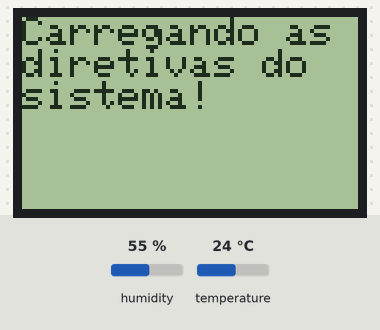
A sketch run on a simulated ESP8266 (NodeMCU). Parts: 84×48 one-colour display. The test bench sets the inputs (shaded band); at power-on: humidity 55 %, temperature 24 °C. WiFi joins after 1.5 s; servers stay silent unless stated; what the sketch prints to the serial monitor is not drawn.

Above: at 0.1 s.
At 8.6 s:
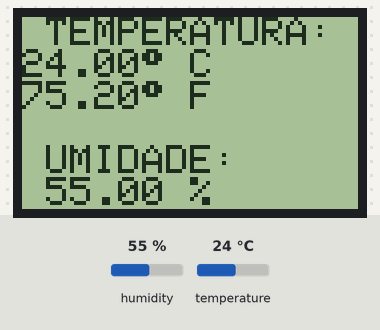
At 24.41 s:
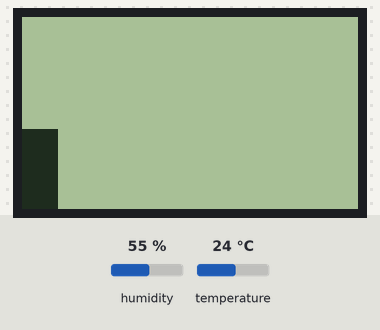
At 28.24 s:
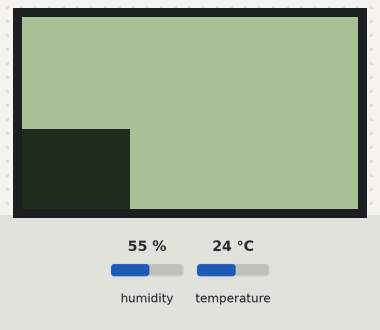
At 32.28 s:
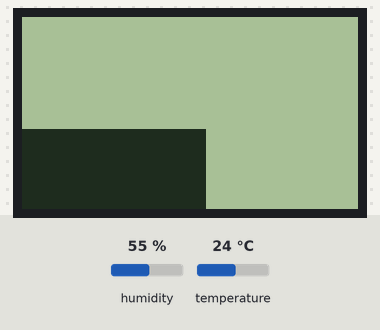
At 40.3 s:
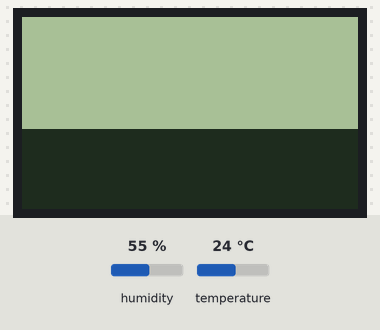

The sketch:

rom006_ESP8266_dht11_LCD5110_MultiWiFi_signalWiFi_ver1.5.ino
```cpp
// (licence header left out)
/*
   A biblioteca Adafruit_GFX deve antecede a biblioteca Adafruit_PCD8544 sob pena de erro na compilação do programa.
   Inspirado no modelo disponível em https://github.com/michielvanhoorn/thingspeak-nodemcu-with-nokia-5110-LCD/blob/master/thingspeak.ino
*/
#include <SPI.h>
#include <Adafruit_GFX.h>
#include <Adafruit_PCD8544.h>


//Cria uma instancia da classe Adafruit_PCD8544 para enviar dados ao LCD
Adafruit_PCD8544 display = Adafruit_PCD8544(D8, D7, D6, D5, D2);
/*                                       (CLK, DIN, DC, CE, RST)
*/
/*
   Não é reomendado a alteração do tipo de variaveis acima sob pena de erro compilando para a placa NodeMCU em função da biblioteca adafruit_PCD8544,
   então siga  o esquema de ligação abaixo para o LCD Nokia 5110 (cor vermelha) no ESP8266:

   PINAGEM       LCD         ESP-12E
   Pino 1 -----> RST ----->   D2 (GPIO4) - Saída do ESP para redefinir a exibição
   Pino 2 -----> CE  ----->   D5 (GPIO11) - Saída do ESP para selecionar chip / ativar exibição
   Pino 3 -----> DC  ----->   D6 (GPIO12) (MISO) - Saída dos dados de exibição / comando para ESP
   Pino 4 -----> DIN ----->   D7 (GPIO13) (MOSI) - DIN do ESP SPI MOSI para exibir entrada de dados
   Pino 5 -----> CLK ----->   D8(GPIO14) - saídas CLK do relógio ESP SPI
   Pino 6 -----> VCC ----->   3.3V - Alimentação do LCD para ligar o LCD
   Pino 7 -----> LIGHT ----->  GND
   Pino 8 -----> GND  ----->  GND
*/
static const unsigned char PROGMEM Logo[] =
{ B00000000, B00000000, B00000000, B00000000, B00000000, B00000000,
  B00000000, B00000000, B00000000, B11111000, B00000000, B00000000,
  B00000000, B00000000, B00000000, B11111111, B00000000, B00000000,
  B00000000, B00000011, B00000000, B11111111, B11000000, B00000000,
  B00000000, B00001110, B00000000, B00111111, B11110000, B00000000,
  B00000000, B00111110, B00000000, B10000000, B01111100, B00000000,
  B00000000, B01111100, B00000000, B11000000, B00111110, B00000000,
  B00000000, B11111100, B00000000, B00000000, B00001111, B00000000,
  B00000000, B11111000, B11111111, B00111111, B10000111, B10000000,
  B00000011, B11111000, B11111111, B11111111, B11000011, B11000000,
  B00000111, B11110001, B11111111, B11111111, B11100000, B11100000,
  B00000111, B11100001, B11111111, B11100011, B11111000, B01100000,
  B00000000, B00000011, B11100000, B00001001, B11111100, B00000000,
  B00000000, B00000111, B11100000, B00011001, B11111110, B00000000,
  B00000000, B00000111, B11000000, B00000001, B11111111, B10000000,
  B00011111, B11111111, B11000111, B11100011, B11111111, B11111000,
  B00111111, B11111111, B10001111, B11111111, B11111111, B11111100,
  B00111111, B11111111, B00011111, B11111111, B11111111, B11111100,
  B00111111, B11111111, B00011111, B11111111, B11111111, B11111100,
  B00111111, B11111110, B00111111, B00111111, B11111111, B11111110,
  B01111111, B11111110, B00111110, B00000000, B01111111, B11111100,
  B01111111, B11111100, B01111100, B11000000, B00000000, B00000000,
  B00000000, B11111100, B01111110, B10000000, B00000000, B00000000,
  B00000000, B11111111, B11111110, B00111111, B11111111, B11111110,
  B00000000, B00000001, B11111111, B11111111, B11111111, B11111110,
  B01111111, B11111111, B11111111, B11111111, B11111111, B11111110,
  B01111111, B11111111, B11111111, B11111111, B11111111, B11111110,
  B01111111, B11111111, B11000111, B11111111, B11111111, B11111110,
  B00111111, B11111111, B10000011, B11111110, B00000000, B00000000,
  B00111111, B11111111, B10110011, B11111000, B00000000, B00000000,
  B00111111, B11111111, B10000001, B11100000, B00000000, B00000000,
  B00111111, B11111111, B11000000, B10000001, B11111111, B11111100,
  B00000000, B00011111, B11111000, B00000111, B11111111, B11111000,
  B00000000, B00000111, B11111110, B00011111, B11111111, B11111000,
  B00000000, B00000001, B11111111, B01111111, B11111111, B11110000,
  B00001111, B11100000, B11111111, B11111111, B11111111, B11110000,
  B00000111, B11111000, B00001111, B11111111, B11000000, B00000000,
  B00000011, B11111100, B00100111, B11111111, B00000000, B00000000,
  B00000011, B11111111, B00110111, B11111100, B00000000, B00000000,
  B00000001, B11111111, B10000111, B11011000, B00111111, B10000000,
  B00000000, B11111111, B11001111, B10000000, B11111111, B00000000,
  B00000000, B01111111, B11111111, B10110001, B11111110, B00000000,
  B00000000, B00011111, B11111111, B10110111, B11111100, B00000000,
  B00000000, B00001111, B11111111, B10000111, B11110000, B00000000,
  B00000000, B00000011, B11111111, B11111111, B11000000, B00000000,
  B00000000, B00000000, B11111111, B11111111, B00000000, B00000000,
  B00000000, B00000000, B00001111, B11110000, B00000000, B00000000,
  B00000000, B00000000, B00000000, B00000000, B00000000, B00000000
};


// biblioteca com funções para o WiFi do ESP6288
#include <ESP8266WiFi.h>
#include <ESP8266WiFiMulti.h>

//Cria uma instancia da classe ESP8266WiFiMulti para conectar as redes WiFi
ESP8266WiFiMulti wifiMulti;

// biblioteca com funções para o sensor DHT11
#include <DHT.h>
// Pinagem do sensor DHT11 no ESP8266
#define DHTPIN D3

// Indicação do modelo de sensor, no caso DHT 11
#define DHTTYPE DHT11

//Cria uma instancia da classe WifiUDP para enviar e receber dados
DHT dht(DHTPIN, DHTTYPE);
// incluir o pino aqui e tipo de sensor

unsigned long tempo;
long rssi;
int8_t graph[83];
uint8_t i, col, pos = 0;
bool scroll = false;

void setup()
{
  Serial.begin(115200);
  Serial.println("O monitor serial foi inicializado!");
  Serial.println("\r\n");

  // Inicialização do Monitor LCD
  display.begin();
  display.setContrast(60);  // Adjust for your display
  display.clearDisplay();
  display.setTextSize(1);
  display.setTextColor(BLACK);
  display.setCursor(0, 0);
  display.println("Carregando as diretivas do  sistema!");
  display.display();
  delay(3000);
  display.clearDisplay();

  // Inicialização da placa WiFi
  //Inicia a comunicacao com os hothospts configurados
  startWiFi();

  dht.begin();

}

void loop()
{
  display.clearDisplay();

  /*Mostra o titulo na parte superior do display
    display.print("NTP Clock ESP8266");
    String horario = ("HORA ATUAL: ");
    horario += String(getHours(actualTime));
    horario += " : ";
    horario += String(getMinutes(actualTime));
    horario += " : ";
    horario += String(getSeconds(actualTime));
    display.println (horario);
    delay(3000);
    display.display();
    display.clearDisplay();
  */
  for (int i = 0; i < 1; i++)
  {
    /*
      Teste de funcionalidade do DHT11
      if (isnan(umidade&) || isnan(celsius&) || isnan(fahrenheit))
      {
      display.clearDisplay();
      display.println(F("Failed to read from DHT sensor!"));
      // Serial.println(F("Failed to read from DHT sensor!"));
      return;
      display.display();
      delay(5000);
      }
    */
    display.setTextColor(BLACK);
    display.setTextSize(1);
    display.setCursor(0, 0);
    //Exibição dos dados colhidos pelo DHT11
    String celsius = " TEMPERATURA: " ;
    celsius += String (dht.readTemperature());
    celsius += char (247);
    celsius += " C " ;
    display.println (celsius);
    String fahrenheit = String (dht.readTemperature(true)) ;
    fahrenheit += char (247);
    fahrenheit += " F " ;
    display.println (fahrenheit);

    display. println();
    String umidade = " UMIDADE:      " ;
    umidade += String (dht.readHumidity());
    umidade += " % " ;
    display. println (umidade);
    display.display();
    delay(14000);
    /* Exibição dos dados colhidos pelo DHT11
      Serial.print(F("UMIDADE: "));
      Serial.print(umidade);
      Serial.println(F("%"));
      delay (2000);
      Serial.println ("");
      Serial.print ("TEMPERATURA: ");
      Serial.print(celsius);
      Serial.println(F("°C "));
      delay (2000);
      Serial.println ("");
      Serial.print ("TEMPERATURA: ");
      Serial.print(fahrenheit);
      Serial.println(F("°F "));
      delay(5000);
      Serial.println ("");
    */

  }


  for (int i = 0; i < 90; i++)
  {
    /*
      Graph your WiFi signal strength RSSI (dBm) on a Nokia 5110 PCD8544 LCD module.
      Signal strength (RSSI) is the usable strength of the radio waves, expressed in decibels (db) between 0db (strongest) and -120db (weakest). The closer it is to zero, the stronger/cleaner the signal is. For WiFi, the normal range is -45db to -87db. Anything below -85db is generally unusable, and over -50db can be considered perfect.
      RSSI
      Quality > -50db
      Fantastic ~= -50db
      Great ~= -75db
      Average ~= -85db
      Poor ~= -95db
      Unusable
    */
    display.setTextColor(BLACK);
    rssi = WiFi.RSSI();  // eg. -63
    // Convert to scale -48 to 0 eg. map(rssi, -100, 0, 0, -48);
    // I used -100 instead of -120 because <= -95 is unusable
    // Negative number so we can draw n pixels from the bottom in black

    graph[pos] = (1.0 - (rssi / -100.0)) * -48.0;
    // Draw the RSSI eg. -63db
    display.clearDisplay();
    display.printf("%ddb\n", rssi);
    // Draw the graph left to right until 84 columns visible
    // After that shuffle the graph to the left and update the right most column
    if (!scroll) {
      for (i = 0; i <= pos; i++) {
        display.drawFastVLine(i, LCDHEIGHT - 1, graph[i], BLACK);
      }
    }
    else {
      for (i = 0; i < LCDWIDTH; i++) {
        col = (i + pos + 1) % LCDWIDTH;
        display.drawFastVLine(i, LCDHEIGHT - 1, graph[col], BLACK);
      }
    }
    display.display();
    // After the first pass, scroll the graph to the left
    if (pos == 83) {
      pos = 0;
      scroll = true;
    }
    else {
      pos++;
    }
    delay(200);  // Adjust this to change graph speed
  }
  delay(1000);
}
void startWiFi()
{
  Serial.print("Connecting...");
  display.print("Connecting...");
  delay(1000);
  //Coloque aqui as redes wifi necessarias
  wifiMulti.addAP(")o,0(", "riko1234");
  wifiMulti.addAP("NOME_DA_REDE_WIFI_2", "SENHA_DA_REDE_WIFI_2");
  wifiMulti.addAP("NOME_DA_REDE_WIFI_3", "SENHA_DA_REDE_WIFI_3");

  while (wifiMulti.run() != WL_CONNECTED)
  {
    //Aguarda a conexao da rede wifi
    delay(250);
    Serial.print('.');

    display.setTextColor(BLACK);
    display.clearDisplay();
    display.setCursor(0, 0);
    display.println(".");
    display.display();
    delay(500);
  }
  Serial.println("\r\n");
  Serial.print("Connected of the rede:\t ");
  Serial.println(WiFi.SSID());
  Serial.print("IP adress:\t");
  Serial.print(WiFi.localIP());
  Serial.println("\r\n");

  display.setTextColor(BLACK);
  display.println("Connected of the rede:\t");
  display.print(WiFi.SSID());
  display.println("IP adress:\t");
  display.print(WiFi.localIP());
  display.display();
  delay(3000);
  display.clearDisplay();

}
/*
   https://www.arduinoecia.com.br/2018/04/relogio-nodemcu-esp8266-display-oled-ntp.html
   https://www.youtube.com/watch?v=9Ew3R8Qgv5w
   Acessado em 21/04/2019
*/
```

Measured:
- what the display in image 1 shows lasts 14.0 s, from 8.6 s to 22.6 s
